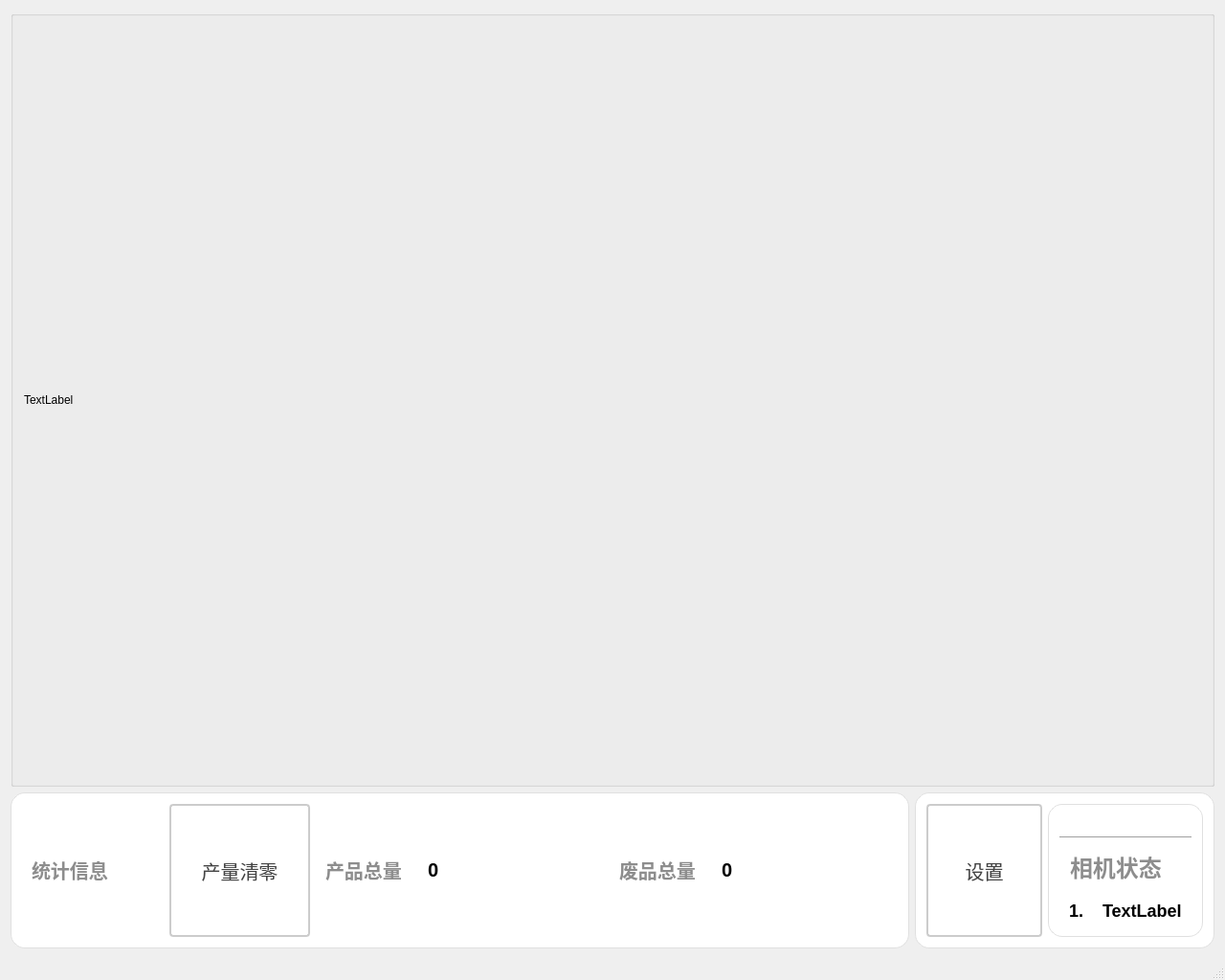
<?xml version="1.0" encoding="UTF-8"?>
<ui version="4.0">
 <class>PaperCupsClass</class>
 <widget class="QMainWindow" name="PaperCupsClass">
  <property name="geometry">
   <rect>
    <x>0</x>
    <y>0</y>
    <width>1280</width>
    <height>1024</height>
   </rect>
  </property>
  <property name="windowTitle">
   <string>PaperCups</string>
  </property>
  <widget class="QWidget" name="centralWidget">
   <layout class="QGridLayout" name="gridLayout_4">
    <item row="0" column="0">
     <layout class="QVBoxLayout" name="verticalLayout_6" stretch="6,0">
      <item>
       <widget class="QGroupBox" name="gBoix_ImageDisplay">
        <property name="title">
         <string/>
        </property>
        <layout class="QGridLayout" name="gridLayout">
         <item row="0" column="0">
          <widget class="QLabel" name="label_imgDisplay_1">
           <property name="sizePolicy">
            <sizepolicy hsizetype="Expanding" vsizetype="Expanding">
             <horstretch>0</horstretch>
             <verstretch>0</verstretch>
            </sizepolicy>
           </property>
           <property name="maximumSize">
            <size>
             <width>9999</width>
             <height>9999</height>
            </size>
           </property>
           <property name="text">
            <string>TextLabel</string>
           </property>
          </widget>
         </item>
        </layout>
       </widget>
      </item>
      <item>
       <layout class="QHBoxLayout" name="horizontalLayout_9" stretch="3,1">
        <item>
         <widget class="QGroupBox" name="gBox_infor">
          <property name="styleSheet">
           <string notr="true">QGroupBox {
    font-size: 20px;
    font-weight: bold;
    background-color: rgb(255, 255, 255);
    border: 1px solid #e0e0e0;
    border-radius: 2px;
	border-radius: 15px
}

QGroupBox::title {
    subcontrol-origin: margin;
    left: 10px;
    padding: 0 5px;
    color: #2c3e50;
}</string>
          </property>
          <property name="title">
           <string/>
          </property>
          <layout class="QGridLayout" name="gridLayout_3">
           <item row="0" column="0">
            <layout class="QHBoxLayout" name="horizontalLayout" stretch="1,1,1">
             <item>
              <layout class="QHBoxLayout" name="hLayout_info" stretch="1,1">
               <item>
                <widget class="QLabel" name="label_info">
                 <property name="styleSheet">
                  <string notr="true">QLabel {
       font-size: 20px;        
       font-weight: bold;        
       color:  rgb(141, 141, 141);       
       padding: 5px 5px;     
       border-bottom: 2px solid #cccccc; 
    }</string>
                 </property>
                 <property name="text">
                  <string>统计信息</string>
                 </property>
                 <property name="alignment">
                  <set>Qt::AlignmentFlag::AlignLeading|Qt::AlignmentFlag::AlignLeft|Qt::AlignmentFlag::AlignVCenter</set>
                 </property>
                </widget>
               </item>
               <item>
                <widget class="QPushButton" name="pbtn_resetProduct">
                 <property name="sizePolicy">
                  <sizepolicy hsizetype="Expanding" vsizetype="Expanding">
                   <horstretch>0</horstretch>
                   <verstretch>0</verstretch>
                  </sizepolicy>
                 </property>
                 <property name="minimumSize">
                  <size>
                   <width>100</width>
                   <height>0</height>
                  </size>
                 </property>
                 <property name="styleSheet">
                  <string notr="true">QPushButton {
    padding: 6px 14px;
    border: 2px solid #CCC;
    border-radius: 4px;
    background-color: white;
    color: #444;
    font-size: 20px; 
}

QPushButton:hover {
    border-color: #999;
    background-color: #F5F5F5;
}

QPushButton:pressed {
    border-color: #777;
    background-color: #EEE;
}</string>
                 </property>
                 <property name="text">
                  <string>产量清零</string>
                 </property>
                </widget>
               </item>
              </layout>
             </item>
             <item>
              <layout class="QHBoxLayout" name="hLayout_wasteProducts" stretch="1,2">
               <item>
                <widget class="QLabel" name="label_wasteProducts">
                 <property name="styleSheet">
                  <string notr="true">QLabel {
       font-size: 20px;        
       font-weight: bold;        
       color:  rgb(141, 141, 141);       
       padding: 5px 5px;     
       border-bottom: 2px solid #cccccc; 
    }</string>
                 </property>
                 <property name="text">
                  <string>产品总量</string>
                 </property>
                 <property name="alignment">
                  <set>Qt::AlignmentFlag::AlignLeading|Qt::AlignmentFlag::AlignLeft|Qt::AlignmentFlag::AlignVCenter</set>
                 </property>
                </widget>
               </item>
               <item>
                <widget class="QLabel" name="lb_ProductCount">
                 <property name="minimumSize">
                  <size>
                   <width>100</width>
                   <height>50</height>
                  </size>
                 </property>
                 <property name="styleSheet">
                  <string notr="true">QLabel {
       font-size: 20px;        
       font-weight: bold;        
       color:   rgb(0, 0, 0);      
       padding: 5px 5px;     
       border-bottom: 2px solid #cccccc; 
    }</string>
                 </property>
                 <property name="text">
                  <string>0</string>
                 </property>
                </widget>
               </item>
              </layout>
             </item>
             <item>
              <layout class="QHBoxLayout" name="hLayout_wasteProducts_2" stretch="1,2">
               <item>
                <widget class="QLabel" name="label_wasteProducts_2">
                 <property name="styleSheet">
                  <string notr="true">QLabel {
       font-size: 20px;        
       font-weight: bold;        
       color:  rgb(141, 141, 141);       
       padding: 5px 5px;     
       border-bottom: 2px solid #cccccc; 
    }</string>
                 </property>
                 <property name="text">
                  <string>废品总量</string>
                 </property>
                 <property name="alignment">
                  <set>Qt::AlignmentFlag::AlignLeading|Qt::AlignmentFlag::AlignLeft|Qt::AlignmentFlag::AlignVCenter</set>
                 </property>
                </widget>
               </item>
               <item>
                <widget class="QLabel" name="lb_WasteCount">
                 <property name="minimumSize">
                  <size>
                   <width>100</width>
                   <height>50</height>
                  </size>
                 </property>
                 <property name="styleSheet">
                  <string notr="true">QLabel {
       font-size: 20px;        
       font-weight: bold;        
       color:   rgb(0, 0, 0);      
       padding: 5px 5px;     
       border-bottom: 2px solid #cccccc; 
    }</string>
                 </property>
                 <property name="text">
                  <string>0</string>
                 </property>
                </widget>
               </item>
              </layout>
             </item>
            </layout>
           </item>
          </layout>
         </widget>
        </item>
        <item>
         <layout class="QVBoxLayout" name="verticalLayout_4">
          <item>
           <widget class="QGroupBox" name="gBox_set">
            <property name="styleSheet">
             <string notr="true">QGroupBox {
    font-size: 20px;
    font-weight: bold;
    background-color: rgb(255, 255, 255);
    border: 1px solid #e0e0e0;
    border-radius: 2px;
	border-radius: 15px
}

QGroupBox::title {
    subcontrol-origin: margin;
    left: 10px;
    padding: 0 5px;
    color: #2c3e50;
}</string>
            </property>
            <property name="title">
             <string/>
            </property>
            <layout class="QHBoxLayout" name="horizontalLayout_3">
             <item>
              <widget class="QPushButton" name="pbtn_set">
               <property name="sizePolicy">
                <sizepolicy hsizetype="Expanding" vsizetype="Expanding">
                 <horstretch>0</horstretch>
                 <verstretch>0</verstretch>
                </sizepolicy>
               </property>
               <property name="styleSheet">
                <string notr="true">QPushButton {
    padding: 6px 14px;
    border: 2px solid #CCC;
    border-radius: 4px;
    background-color: white;
    color: #444;
    font-size: 20px; 
}

QPushButton:hover {
    border-color: #999;
    background-color: #F5F5F5;
}

QPushButton:pressed {
    border-color: #777;
    background-color: #EEE;
}</string>
               </property>
               <property name="text">
                <string>设置</string>
               </property>
              </widget>
             </item>
             <item>
              <widget class="QGroupBox" name="groupBox_head">
               <property name="styleSheet">
                <string notr="true">QGroupBox {
    font-size: 20px;
    font-weight: bold;
    background-color: rgb(255, 255, 255);
    border: 1px solid #e0e0e0;
    border-radius: 2px;
	border-radius: 15px
}

QGroupBox::title {
    subcontrol-origin: margin;
    left: 10px;
    padding: 0 5px;
    color: #2c3e50;
}</string>
               </property>
               <property name="title">
                <string/>
               </property>
               <layout class="QGridLayout" name="gridLayout_2">
                <item row="0" column="0">
                 <layout class="QVBoxLayout" name="verticalLayout" stretch="1,1,1,1">
                  <item>
                   <layout class="QHBoxLayout" name="hLayout_title" stretch="0">
                    <item>
                     <widget class="QPushButton" name="pbtn_exit">
                      <property name="sizePolicy">
                       <sizepolicy hsizetype="Expanding" vsizetype="Expanding">
                        <horstretch>0</horstretch>
                        <verstretch>0</verstretch>
                       </sizepolicy>
                      </property>
                      <property name="styleSheet">
                       <string notr="true">QPushButton {
    color: white;
    border: none;
    border-radius: 5px;
    font-size: 14px;
    qproperty-icon: url(:/PaperCups/icons/close.png);  
    qproperty-iconSize: 50px 50px;
}

QPushButton:hover {
    background-color: #ff6666;
}

QPushButton:pressed {
    background-color: #cc0000;
}</string>
                      </property>
                      <property name="text">
                       <string/>
                      </property>
                      <property name="shortcut">
                       <string notr="true"/>
                      </property>
                     </widget>
                    </item>
                   </layout>
                  </item>
                  <item>
                   <widget class="Line" name="line_2">
                    <property name="styleSheet">
                     <string notr="true">QLine {
       color: rgb(194, 194, 194);       
    }</string>
                    </property>
                    <property name="orientation">
                     <enum>Qt::Orientation::Horizontal</enum>
                    </property>
                   </widget>
                  </item>
                  <item>
                   <widget class="QLabel" name="label_cameraStateTitle">
                    <property name="styleSheet">
                     <string notr="true">QLabel {
       font-size: 24px;        
       font-weight: bold;        
       color:  rgb(141, 141, 141);       
       padding: 5px 5px;     
       border-bottom: 2px solid #cccccc; 
    }</string>
                    </property>
                    <property name="text">
                     <string>相机状态</string>
                    </property>
                   </widget>
                  </item>
                  <item>
                   <layout class="QGridLayout" name="gLayout_cameraStates" columnminimumwidth="1,9">
                    <property name="spacing">
                     <number>0</number>
                    </property>
                    <item row="0" column="1">
                     <widget class="QLabel" name="label_camera1State">
                      <property name="sizePolicy">
                       <sizepolicy hsizetype="Preferred" vsizetype="Preferred">
                        <horstretch>0</horstretch>
                        <verstretch>0</verstretch>
                       </sizepolicy>
                      </property>
                      <property name="styleSheet">
                       <string notr="true">QLabel {
       font-size: 18px;        
       font-weight: bold;        
		padding: 5px 5px;  
    }</string>
                      </property>
                      <property name="text">
                       <string>TextLabel</string>
                      </property>
                     </widget>
                    </item>
                    <item row="0" column="0">
                     <widget class="QLabel" name="label">
                      <property name="sizePolicy">
                       <sizepolicy hsizetype="Fixed" vsizetype="Fixed">
                        <horstretch>0</horstretch>
                        <verstretch>0</verstretch>
                       </sizepolicy>
                      </property>
                      <property name="styleSheet">
                       <string notr="true">QLabel {
       font-size: 18px;        
       font-weight: bold;        
		padding: 5px 5px;  
    }</string>
                      </property>
                      <property name="text">
                       <string>1.</string>
                      </property>
                     </widget>
                    </item>
                   </layout>
                  </item>
                 </layout>
                </item>
               </layout>
              </widget>
             </item>
            </layout>
           </widget>
          </item>
         </layout>
        </item>
       </layout>
      </item>
     </layout>
    </item>
   </layout>
  </widget>
  <widget class="QStatusBar" name="statusBar"/>
 </widget>
 <layoutdefault spacing="6" margin="11"/>
 <resources>
  <include location="../qrc/PaperCups.qrc"/>
 </resources>
 <connections/>
</ui>
